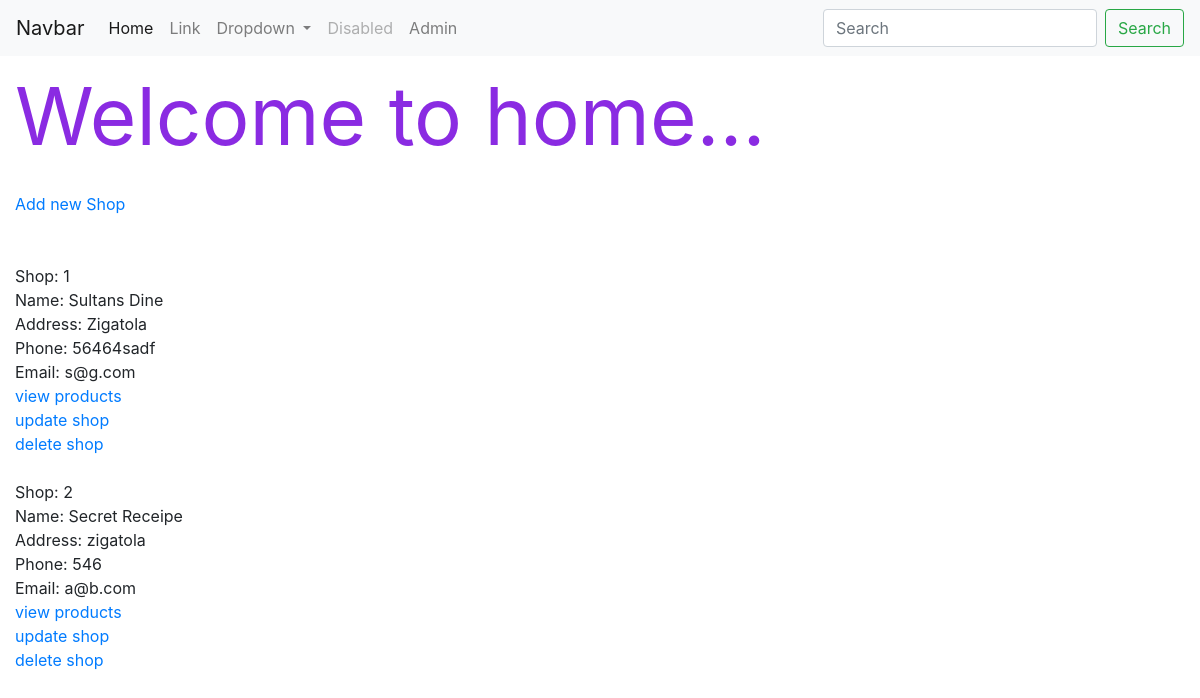
The page / on the database its author committed.
### shops/models.py (models this page shows, shortened)
class Shop(models.Model):
    name = models.CharField(max_length=100)
    address = models.CharField(max_length=100)
    phone = models.CharField(max_length=100)
    email = models.EmailField()

### djsp23/views.py (the view)
# urls.py: path('', views.home, name='home'),
def home(request):
    shops = Shop.objects.all()
    return render(request, 'home.html', {
        "shops": shops
    })

### templates/home.html (shortened to what this page needs)
<!DOCTYPE html>
{% extends 'base.html' %}
{% block content %}
  <p> Welcome to home...</p>
    <a href="{% url 'create-shop' %}"> Add new Shop</a>
    <br>
    <br>
    <br>
    {% for s in shops %}
        Shop: {{ s.id }}<br>
        Name: {{ s.name }}<br>
        Address: {{ s.address }}<br>
        Phone: {{ s.phone }}<br>
        Email: {{ s.email }}<br>
        <a href="{% url 'view-products' s.id %}" > view products</a> <br>
        <a href="{% url 'update-shop' s.id %}" > update shop</a> <br>
        <a href="{% url 'delete-shop' s.id %}" > delete shop</a> <br>
        <br>
    {% endfor %}
{% endblock %}

### static/css/style.css (style rules this page uses)
p { color: blueviolet; font-size: 80px; margin-top: 0; margin-bottom: 1rem; }

### rows shown on the page
Shop: id "1", name "Sultans Dine", address "Zigatola", phone "56464sadf", email "s@g.com"
Shop: id "2", name "Secret Receipe", address "zigatola", phone "546", email "a@b.com"
